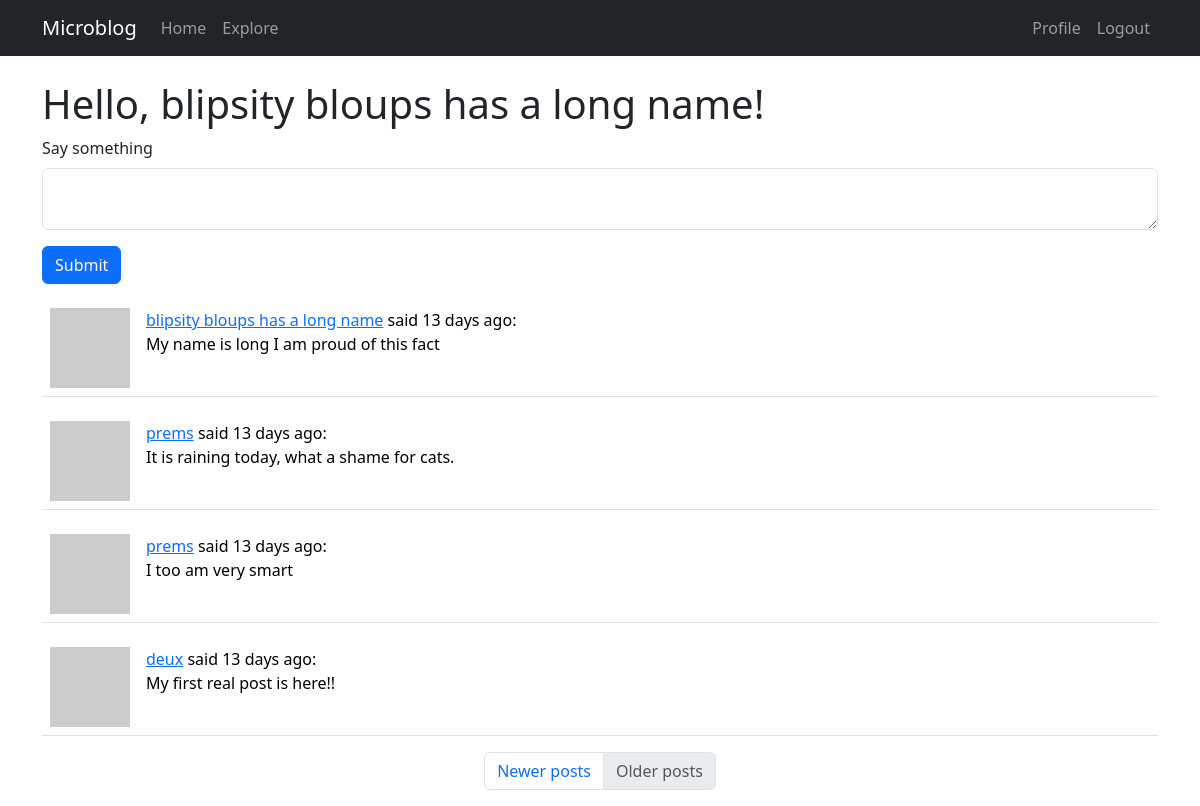
The page /index?page=2 (signed in) on the database its author committed.
### app/models.py (models this page shows, shortened)
class User(UserMixin, db.Model):
    id: so.Mapped[int] = so.mapped_column(primary_key=True)
    username: so.Mapped[str] = so.mapped_column(sa.String(64), index=True, unique=True)
    email: so.Mapped[str] = so.mapped_column(sa.String(120), index=True, unique=True)
    password_hash: so.Mapped[Optional[str]] = so.mapped_column(sa.String(256))
    posts: so.WriteOnlyMapped["Post"] = so.relationship(back_populates="author")
    about_me: so.Mapped[Optional[str]] = so.mapped_column(sa.String(140))
    last_seen: so.Mapped[Optional[datetime]] = so.mapped_column(
        default=lambda: datetime.now(timezone.utc)
    )
    following: so.WriteOnlyMapped["User"] = so.relationship(
        secondary=followers,
        primaryjoin=(followers.c.follower_id == id),
        secondaryjoin=(followers.c.followed_id == id),
        back_populates="followers",
    )
    followers: so.WriteOnlyMapped["User"] = so.relationship(
        secondary=followers,
        primaryjoin=(followers.c.followed_id == id),
        secondaryjoin=(followers.c.follower_id == id),
        back_populates="following",
    )
    def avatar(self, size):
        digest = md5(self.email.lower().encode("utf-8")).hexdigest()
        return f"https://www.gravatar.com/avatar/{digest}?d=identicon&s={size}"
    def following_posts(self):
        Author = so.aliased(User)
        Follower = so.aliased(User)
        return (
            sa.select(Post)
            .join(Post.author.of_type(Author))
            .join(Author.followers.of_type(Follower), isouter=True)
            .where(sa.or_(Follower.id == self.id, Author.id == self.id))
            .group_by(Post)
            .order_by(Post.timestamp.desc())
        )

class Post(db.Model):
    id: so.Mapped[int] = so.mapped_column(primary_key=True)
    body: so.Mapped[str] = so.mapped_column(sa.String(140))
    timestamp: so.Mapped[datetime] = so.mapped_column(
        index=True, default=lambda: datetime.now(timezone.utc)
    )
    user_id: so.Mapped[int] = so.mapped_column(sa.ForeignKey(User.id), index=True)
    author: so.Mapped[User] = so.relationship(back_populates="posts")
    language: so.Mapped[Optional[str]] = so.mapped_column(sa.String(5))

### app/routes.py (the view, shortened to what this page needs)
@app.route("/", methods=["GET", "POST"])
@app.route("/index", methods=["GET", "POST"])
@login_required
def index():
    form = PostForm()
    page = request.args.get("page", 1, int)
    posts = db.paginate(
        current_user.following_posts(),
        page=page,
        per_page=app.config["POSTS_PER_PAGE"],
        error_out=False,
    )
    prev_url = url_for("index", page=posts.prev_num) if posts.has_prev else None
    next_url = url_for("index", page=posts.next_num) if posts.has_next else None
    return render_template(
        "index.html",
        title=_("Home"),
        form=form,
        posts=posts,
        prev_url=prev_url,
        next_url=next_url,
    )

### app/forms.py
class PostForm(FlaskForm):
    post = TextAreaField(
        _l("Say something"), validators=[DataRequired(), Length(min=1, max=140)]
    )
    submit = SubmitField(_l("Submit"))

### app/__init__.py (called while the page is built)
def get_locale():
    return "fr"

### app/models.py (called while the page is built)
@login.user_loader
def load_user(id):
    return db.session.get(User, int(id))

### app/routes.py (called while the page is built)
@app.before_request
def before_request():
    if current_user.is_authenticated:
        current_user.last_seen = datetime.now(timezone.utc)
        db.session.commit()
    g.locale = get_locale()

### app/templates/index.html
{% extends 'base.html' %}
{% import "bootstrap_wtf.html" as wtf %}
{% block content %}
<h1>{{_("Hello")}}, {{ current_user.username }}!</h1>
{% if form %}
{{ wtf.quick_form(form) }}
{% endif %}
{% for post in posts %}
{% include '_post.html' %}
{% endfor %}
<nav aria-label="Post navigation">
  <ul class="pagination justify-content-center">
    <li class="page-item {% if not prev_url %} disabled{% endif %}">
      <a class="page-link" href="{{ prev_url }}">{{_("Newer posts")}}</a>
    </li>
    <li class=" page-item {% if not next_url %} disabled{% endif %}">
        <a class="page-link" href="{{ next_url }}">{{_("Older posts")}}</a>
    </li>
  </ul>
</nav>
{% endblock %}

### app/templates/_post.html (shortened to what this page needs)
<table class="table table-hover">
    <tr valign="top">
        <td width="70px">
            <a href="{{ url_for('user', username=post.author.username) }}">
                <img src="{{ post.author.avatar(36) }}"></a>
        </td>
        <td>
            <a href="{{ url_for('user', username=post.author.username) }}">
                {{ post.author.username }}</a>
            {{_("said")}} {{ moment(post.timestamp).fromNow() }}:
            <br>
            <span id="post{{ post.id }}">{{ post.body }}</span>
        </td>
    </tr>
</table>

### rows shown on the page
User: username "blipsity bloups has a long name"
Post: author.username "blipsity bloups has a long name", timestamp "13 days ago", body "My name is long I am proud of this fact"
Post: author.username "prems", timestamp "13 days ago", body "It is raining today, what a shame for cats."
Post: author.username "prems", timestamp "13 days ago", body "I too am very smart"
Post: author.username "deux", timestamp "13 days ago", body "My first real post is here!!"

### other values the page prints
{{ field.label(class='form-label') }} "Say something"
